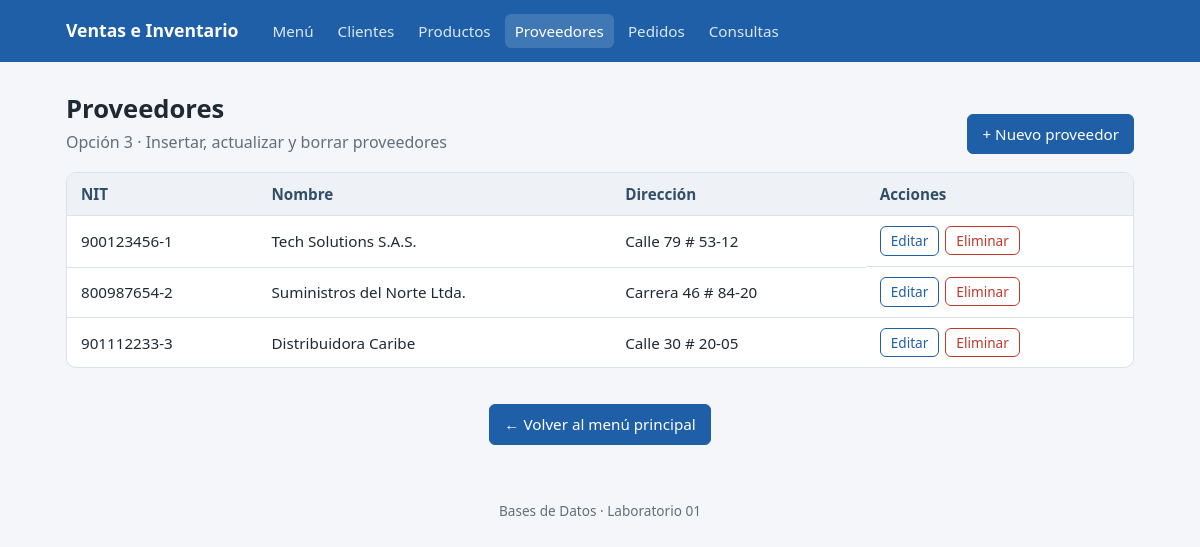
/proveedores, run on the app's committed database.
### tables this page shows
CREATE TABLE Proveedor (
                nit TEXT PRIMARY KEY,
                nombre TEXT NOT NULL,
                direccion TEXT NOT NULL
            );

### src/routes/proveedores.py (the view)
@proveedores_bp.route("")
def lista() -> str:
    model = _get_proveedor_model()
    return render_template("proveedores/lista.html", proveedores=model.get_all())

### src/models/proveedor_model.py (called while the page is built)
    def __new__(cls, *args: Any, **kwargs: Any) -> "ProveedorModel":
        if cls._instance is None:
            instance = super().__new__(cls)
            instance._initialized = False  # type: ignore[attr-defined]
            cls._instance = instance
        return cls._instance

    def _get_connection(self) -> sqlite3.Connection:
        conn = sqlite3.connect(self.db_path)
        conn.row_factory = sqlite3.Row
        conn.execute("PRAGMA foreign_keys = ON;")
        return conn

    def get_all(self) -> list[dict[str, Any]]:
        try:
            with self._get_connection() as conn:
                cursor = conn.cursor()
                cursor.execute("SELECT nit, nombre, direccion FROM Proveedor")
                rows = cursor.fetchall()
                return [dict(row) for row in rows]
        except sqlite3.Error as e:
            logger.error(f"Error retrieving suppliers: {e}")
            return []

### src/routes/proveedores.py (called while the page is built)
def _get_proveedor_model() -> models.ProveedorModel:
    return models.ProveedorModel(db_path=current_app.config["DB_PATH"])

### src/templates/proveedores/lista.html (shortened to what this page needs)
{% extends "base.html" %}
{% block contenido %}
  <div class="barra">
    <div>
      <h1>Proveedores</h1>
      <p class="subtitulo" style="margin: 0">Opción 3 · Insertar, actualizar y borrar proveedores</p>
    </div>
    <a class="btn" href="{{ url_for('proveedores.nuevo') }}">+ Nuevo proveedor</a>
  </div>
  <div class="tabla-wrap">
    {% if proveedores %}
      <table>
        <thead>
          <tr>
            <th>NIT</th>
            <th>Nombre</th>
            <th>Dirección</th>
            <th>Acciones</th>
          </tr>
        </thead>
        <tbody>
          {% for p in proveedores %}
            <tr>
              <td>{{ p.nit }}</td>
              <td>{{ p.nombre }}</td>
              <td>{{ p.direccion }}</td>
              <td class="acciones">
                <a class="btn sec peq" href="{{ url_for('proveedores.editar', nit=p.nit) }}">Editar</a>
                <form class="inline" method="post" action="{{ url_for('proveedores.eliminar', nit=p.nit) }}">
                  <button class="btn peligro peq" type="submit">Eliminar</button>
                </form>
              </td>
            </tr>
          {% endfor %}
        </tbody>
      </table>
    {% else %}
      <div class="vacio">No hay proveedores registrados.</div>
    {% endif %}
  </div>
{% endblock %}

### src/templates/base.html (style rules this page uses)
:root { --bg: #f4f6f9; --panel: #ffffff; --texto: #1f2933; --suave: #616e7c; --borde: #d9e2ec; --primario: #1f5fa8; --primario-osc: #174a85; --peligro: #c0392b; --ok-bg: #e3f6ea; --ok: #1e7a44; --err-bg: #fdecea; }
* { box-sizing: border-box; }
body { margin: 0; font-family: system-ui, "Segoe UI", Roboto, Arial, sans-serif; background: var(--bg); color: var(--texto); line-height: 1.45; }
h1 { font-size: 1.6rem; margin: 0 0 4px; }
.subtitulo { color: var(--suave); margin: 0 0 20px; }
.barra { display: flex; justify-content: space-between; align-items: flex-end; gap: 12px; flex-wrap: wrap; margin-bottom: 18px; }
.tabla-wrap { overflow-x: auto; background: var(--panel); border: 1px solid var(--borde); border-radius: 10px; }
table { width: 100%; border-collapse: collapse; font-size: .95rem; }
th, td { padding: 10px 14px; text-align: left; border-bottom: 1px solid var(--borde); white-space: nowrap; }
th { background: #eef2f7; font-weight: 600; color: #334e68; }
tr:last-child td { border-bottom: none; }
td.acciones { display: flex; gap: 6px; }
.btn { display: inline-block; border: 1px solid var(--primario); background: var(--primario); color: #fff; padding: 8px 14px; border-radius: 6px; font-size: .95rem; cursor: pointer; text-decoration: none; font-family: inherit; }
.btn.sec { background: #fff; color: var(--primario); }
.btn.peligro { background: #fff; color: var(--peligro); border-color: var(--peligro); }
.btn.peq { padding: 4px 10px; font-size: .85rem; }
form.inline { display: inline; margin: 0; }

### data on the page
Proveedor: nit "900123456-1", nombre "Tech Solutions S.A.S.", direccion "Calle 79 # 53-12"
Proveedor: nit "800987654-2", nombre "Suministros del Norte Ltda.", direccion "Carrera 46 # 84-20"
Proveedor: nit "901112233-3", nombre "Distribuidora Caribe", direccion "Calle 30 # 20-05"
